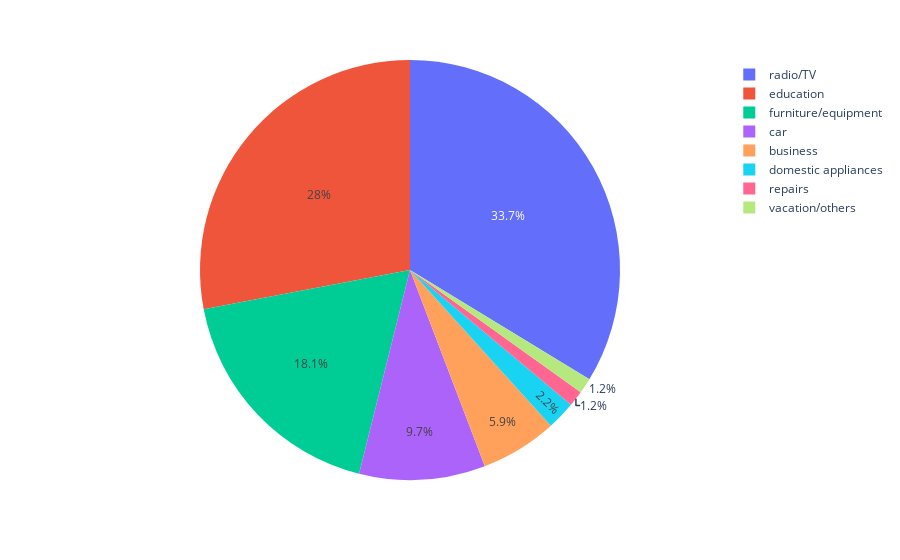

Notebook cell for this chart:
### Code cell
#First of all we are starting with Purpose
values=data['Purpose'].value_counts()
names=names=data['Purpose'].unique()

fig = px.pie(data, values=values, names=names)
fig.show()

### Figure 1 — Plotly figure (JSON) as saved in the notebook; plotly's stock layout.template omitted (floating-point values rounded to 4 significant figures)
{"data": [{"domain": {"x": [0, 1], "y": [0, 1]}, "hovertemplate": "label=%{label}<br>value=%{value}<extra></extra>", "labels": ["radio/TV", "education", "furniture/equipment", "car", "business", "domestic appliances", "repairs", "vacation/others"], "legendgroup": "", "name": "", "showlegend": true, "type": "pie", "values": [337, 280, 181, 97, 59, 22, 12, 12]}], "layout": {"legend": {"tracegroupgap": 0}, "margin": {"t": 60}}}
